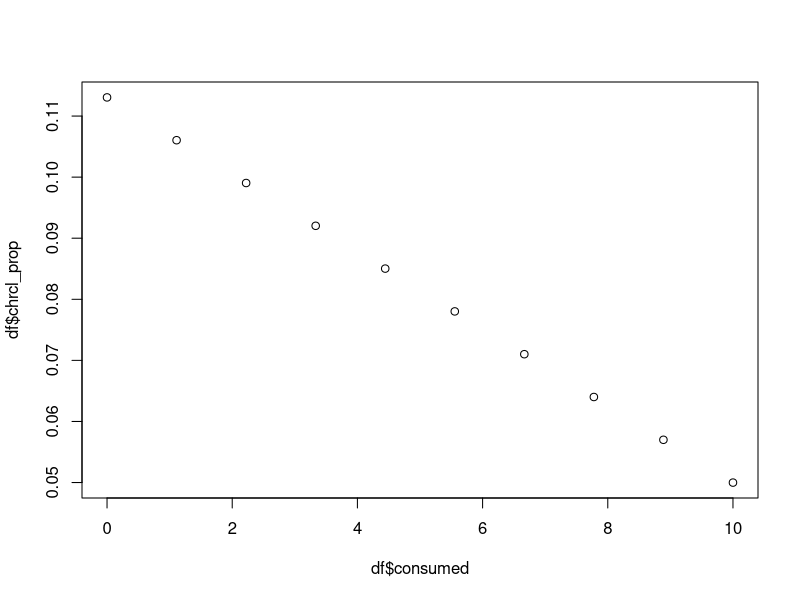
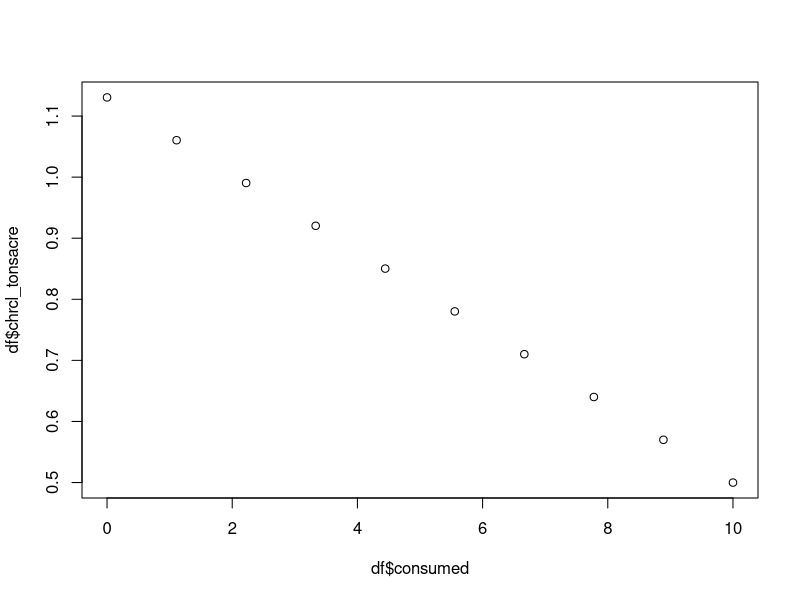

The R script that drew these images, in order:
################################################################################
# This script contains unit tests for char production functions
#
# Author: Micah Wright, Humboldt State University
################################################################################

# generate data
df <- data.frame(residue = rep(10, 10),
                 consumed = seq(0, 10, length.out = 10))

# calculate charcoal prop of total mass
df$chrcl_prop <- (11.30534 + -0.63064 * df$consumed) / 100

# plot it
plot(df$consumed, df$chrcl_prop)

# check that no values are < 0 or > 1
table(df$chrcl_prop < 0 & df$chrcl_prop > 1)

# calculate the actual char in tons/acre
df$chrcl_tonsacre <- df$residue * df$chrcl_prop

# plot it
plot(df$consumed, df$chrcl_tonsacre)

# check that no values are > 10
table(df$chrcl_tonsacre > 10)
